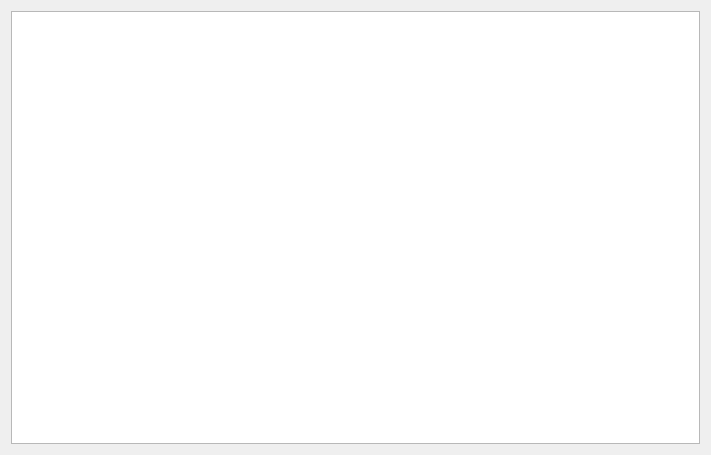
<?xml version="1.0" encoding="UTF-8"?>
<ui version="4.0">
 <class>DWDTableView</class>
 <widget class="QWidget" name="DWDTableView">
  <property name="geometry">
   <rect>
    <x>0</x>
    <y>0</y>
    <width>711</width>
    <height>455</height>
   </rect>
  </property>
  <property name="windowTitle">
   <string>Form</string>
  </property>
  <layout class="QGridLayout" name="gridLayout">
   <item row="0" column="0">
    <widget class="QTableView" name="tableViewDWD"/>
   </item>
  </layout>
 </widget>
 <resources/>
 <connections/>
</ui>
